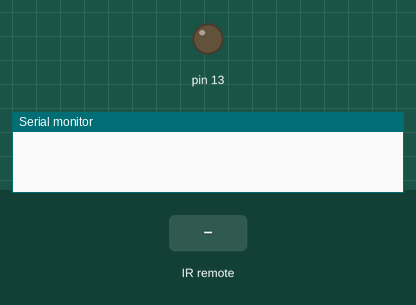
This sketch was run on a simulated Arduino Uno, built with avr-gcc and run on an emulated ATmega328P. Parts: output pins drawn as LEDs (lit = HIGH), the last lines printed to the serial monitor. The inputs (shaded band) are chosen by the test bench.

Above: at 1.2 s.
1.3 s: infrared code 0xC41 received
At 2.0 s:
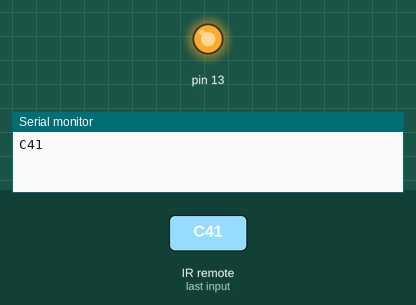
2.8 s: infrared code 0xA41 received
At 3.2 s:
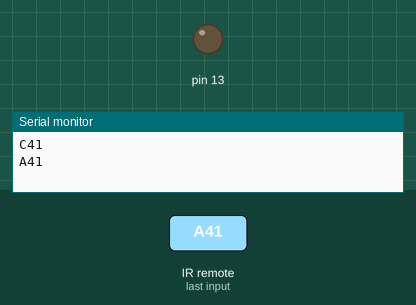
Timing chart, 0 to 5.8 s (numbered marks = the images above; inputs shaded):
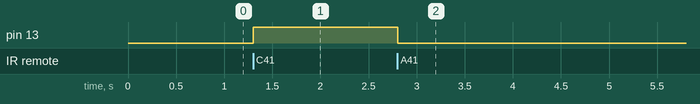

The sketch:

037-IRReceiver.ino
```cpp
/*
 * 037 - IR Receiver
 */

#include <IRremote.h>

int RECV_PIN = 11;

IRrecv irrecv(RECV_PIN);
decode_results results;

void setup() {
  pinMode(13, OUTPUT);
  Serial.begin(9600);
  irrecv.enableIRIn(); // Start the receiver
}

void loop() {
  if (irrecv.decode(&results)) {
    if (results.value == 0xC41) {
      digitalWrite(13, HIGH);
    } else if (results.value == 0xA41) {
      digitalWrite(13, LOW);
    }
    Serial.println(results.value, HEX);
    irrecv.resume(); // Receive the next value
  }
  delay(100);
}
```

Measured:
- after the input at 1.3 s, pin 13: LOW → HIGH at once
- after the input at 2.8 s, pin 13: HIGH → LOW at once
